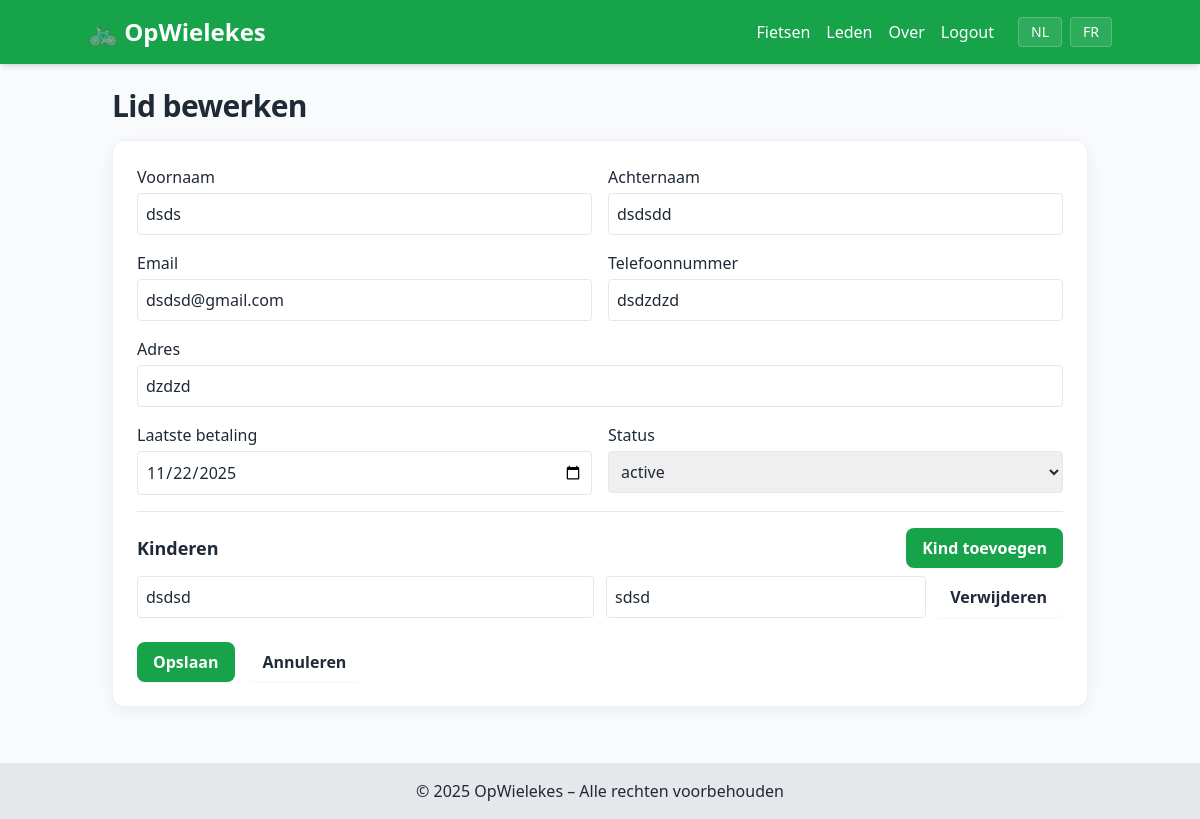
The page /members/c854060e-d99b-4eb0-92a9-21fbb4093e54/edit (signed in) on the database its author committed.
### models.py (models this page shows)
class Member(db.Model):
    __tablename__ = 'member'
    member_id = db.Column(db.String, primary_key=True, default=gen_uuid)
    created_at = db.Column(db.DateTime, default=datetime.utcnow)
    first_name = db.Column(db.String(100), nullable=False)
    last_name = db.Column(db.String(100), nullable=False)
    email = db.Column(db.String(120))
    phone = db.Column(db.String(30))
    address = db.Column(db.String(255))
    last_payment = db.Column(db.Date)
    status = db.Column(db.String(20), default='active')  # active | inactive | paused
    children = db.relationship('Child', backref='member', cascade='all, delete-orphan', lazy=True)

class Child(db.Model):
    __tablename__ = 'child'
    child_id = db.Column(db.String, primary_key=True, default=gen_uuid)
    member_id = db.Column(db.String, db.ForeignKey('member.member_id'), nullable=False)
    first_name = db.Column(db.String(100), nullable=False)
    last_name = db.Column(db.String(100), nullable=False)

### routes.py (the view)
    def wrapper(*args, **kwargs):
        if not session.get('user_id'):
            return redirect(url_for('main.login'))
        return view(*args, **kwargs)

### i18n.py (called while the page is built)
def get_translator(lang: str) -> Callable[[str], str]:
    mapping = TRANSLATIONS.get(lang, {})
    def t(s: str) -> str:
        return mapping.get(s, s)
    return t

### routes.py (called while the page is built, shortened)
def login_required(view):
    def wrapper(*args, **kwargs):
        if not session.get('user_id'):
            return redirect(url_for('main.login'))
        return view(*args, **kwargs)
    wrapper.__name__ = view.__name__
    return wrapper

@main.route('/members/<member_id>/edit', methods=['GET', 'POST'])
@login_required
def members_edit(member_id):
    member = Member.query.get_or_404(member_id)
    return render_template('member_form.html', mode='edit', member=member)

### templates/member_form.html (shortened to what this page needs)
{% extends "base.html" %}
{% block content %}
<h2 class="section-title text-2xl md:text-3xl font-semibold mb-4">{{ 'Nieuw lid' if mode == 'new' else 'Lid bewerken' }}</h2>
<form method="POST" class="card p-6 space-y-4">
  <div class="grid grid-cols-1 md:grid-cols-2 gap-4">
    <div>
      <label class="block mb-1 font-medium">Voornaam</label>
      <input name="first_name" type="text" class="border w-full rounded p-2 focus:outline-none focus:ring-2 focus:ring-green-200" value="{{ member.first_name if member else '' }}" required>
    </div>
    <div>
      <label class="block mb-1 font-medium">Achternaam</label>
      <input name="last_name" type="text" class="border w-full rounded p-2 focus:outline-none focus:ring-2 focus:ring-green-200" value="{{ member.last_name if member else '' }}" required>
    </div>
    <div>
      <label class="block mb-1 font-medium">Email</label>
      <input name="email" type="email" class="border w-full rounded p-2 focus:outline-none focus:ring-2 focus:ring-green-200" value="{{ member.email if member else '' }}">
    </div>
    <div>
      <label class="block mb-1 font-medium">Telefoonnummer</label>
      <input name="phone" type="text" class="border w-full rounded p-2 focus:outline-none focus:ring-2 focus:ring-green-200" value="{{ member.phone if member else '' }}">
    </div>
    <div class="md:col-span-2">
      <label class="block mb-1 font-medium">Adres</label>
      <input name="address" type="text" class="border w-full rounded p-2 focus:outline-none focus:ring-2 focus:ring-green-200" value="{{ member.address if member else '' }}">
    </div>
    <div>
      <label class="block mb-1 font-medium">Laatste betaling</label>
      <input name="last_payment" type="date" class="border w-full rounded p-2 focus:outline-none focus:ring-2 focus:ring-green-200" value="{{ member.last_payment.strftime('%Y-%m-%d') if member and member.last_payment else '' }}">
    </div>
    <div>
      <label class="block mb-1 font-medium">Status</label>
      <select name="status" class="border w-full rounded p-2 focus:outline-none focus:ring-2 focus:ring-green-200">
        {% set st = (member.status if member else 'active') %}
        <option value="active" {{ 'selected' if st=='active' else '' }}>active</option>
      </select>
    </div>
  </div>
  <div class="pt-4 border-t">
    <div class="flex items-center justify-between mb-2">
      <h3 class="text-lg font-semibold">Kinderen</h3>
      <button type="button" id="add-child" class="btn btn-primary">Kind toevoegen</button>
    </div>
  <div id="children-list" class="space-y-3">
      {% if member and member.children %}
        {% for c in member.children %}
        <div class="grid grid-cols-1 md:grid-cols-2 gap-3 items-center">
          <input name="child_first_name[]" placeholder="Voornaam" class="border w-full rounded p-2 focus:outline-none focus:ring-2 focus:ring-green-200" value="{{ c.first_name }}">
          <div class="flex gap-2">
            <input name="child_last_name[]" placeholder="Achternaam" class="flex-1 border rounded p-2 focus:outline-none focus:ring-2 focus:ring-green-200" value="{{ c.last_name }}">
            <button type="button" class="btn remove-child">Verwijderen</button>
          </div>
        </div>
        {% endfor %}
      {% endif %}
    </div>
  </div>
  <div class="flex items-center gap-3 pt-2">
    <button class="btn btn-primary">{{ 'Aanmaken' if mode == 'new' else 'Opslaan' }}</button>
    <a class="btn" href="{{ url_for('main.members_list') }}">Annuleren</a>
  </div>
</form>
{% endblock %}

### static/css/styles.css (style rules this page uses)
:root { --brand: #16a34a; --brand-700: #15803d; --ink: #1f2937; --muted: #6b7280; --ring: rgba(22, 163, 74, 0.25); }
* { -webkit-tap-highlight-color: transparent; }
html { scroll-behavior: smooth; }
body { color: var(--ink); }
.card { background: #fff; border: 1px solid #eef2f7; border-radius: 0.75rem; box-shadow: 0 4px 16px rgba(2, 6, 23, 0.06); overflow: hidden; transition: transform 220ms ease, box-shadow 220ms ease, border-color 220ms ease; }
.btn { display: inline-flex; align-items: center; justify-content: center; gap: 0.5rem; padding: 0.5rem 1rem; border-radius: 0.5rem; font-weight: 600; transition: background-color 180ms ease, color 180ms ease, box-shadow 180ms ease, transform 120ms ease; box-shadow: 0 1px 0 rgba(0,0,0,0.04); }
.btn-primary { color: #fff; background: var(--brand); }
.section-title { letter-spacing: -0.02em; }

### rows shown on the page
Member: first_name "dsds", last_name "dsdsdd", email "dsdsd@gmail.com", phone "dsdzdzd", address "dzdzd", last_payment "11/22/2025"
Child: first_name "dsdsd", last_name "sdsd"

### other values the page prints
{{ t('Fietsen') }} "Fietsen"
{{ t('Leden') }} "Leden"
{{ t('Over') }} "Over"
{{ t('Logout') }} "Logout"
{{ 'Nieuw lid' if mode == 'new' else 'Lid bewerken' }} "Lid bewerken"
{{ 'Aanmaken' if mode == 'new' else 'Opslaan' }} "Opslaan"
{{ t('© 2025 OpWielekes – Alle rechten voorbehouden') }} "© 2025 OpWielekes – Alle rechten voorbehouden"
